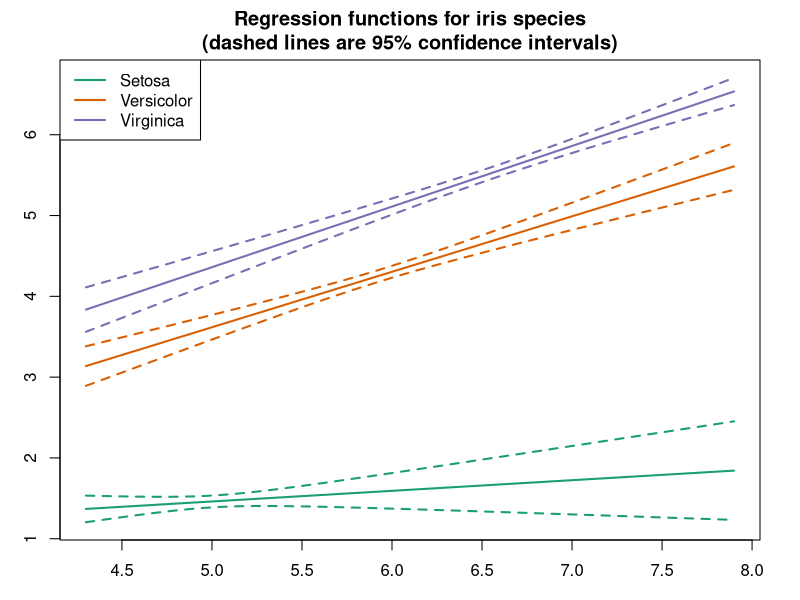

Generate this figure with R:
#######################################################################
#######################################################################
#######################################################################
######                                                           ######
######        STAT0023 Workshop 2: regression and ANOVA          ######
######                                                           ######
######         Analysis of petal lengths in the iris data        ######
######                                                           ######
######  Note: in this script, any command producing useful       ######
######  output has a print() or cat()statement attached, so      ######
######  that the script can be source()d without having to       ######
######  make an additional "clean" copy.                         ######
######                                                           ######
#######################################################################
#######################################################################
#######################################################################
library(RColorBrewer)   # To define some colours later on
##
##  Load the data: you have already studied these in Workshop 1.
##
data(iris)
##
##  Here's a classical one-way ANOVA table to examine 
##  differences in mean petal lengths between species
##
cat("ANOVA table for differences of petal length between species:\n")
cat("============================================================\n")
print(summary(aov(Petal.Length ~ Species, data=iris)))
##
##  To show that the least-squares coefficient estimates in 
##  a linear model (no intercept) are just the sample means 
##  (see the lecture slides / handouts)
##
cat("\nPetal lengths: sample means for each species:\n")
cat("=============================================\n")
print(tapply(iris$Petal.Length, INDEX=iris$Species, FUN=mean))
cat("\nPetal lengths: linear model with no intercept:\n")
cat("==============================================\n")
iris.Model0 <- lm(Petal.Length ~ Species - 1, data=iris)
print(iris.Model0)
##
##  The next command shows how R has defined the dummy variables
##  for this model
##
model.matrix(iris.Model0)
##
##  What if we don't exclude the intercept?
##
iris.Model1 <- lm(Petal.Length ~ Species, data=iris)
cat("Petal lengths: linear model with intercept:\n")
cat("===========================================\n")
print(summary(iris.Model1))
##
##  There's no Setosa coefficient now; but the intercept is 
##  the same as the Setosa coefficient for the previous
##  model. Also, the other coefficients have changed: they
##  now represent the differences between the respective
##  means and the Setosa mean. To check this:
##
coef(iris.Model0)[2]-coef(iris.Model0)[1]
coef(iris.Model0)[3]-coef(iris.Model0)[1]
##
##  The reason for this was explained in the lecture: see
##  the slides / handouts for details. Notice, however, 
##  that the fitted values (i.e. the predictions for each
##  observation) from the two models are identical:
##
all.equal(fitted(iris.Model0), fitted(iris.Model1))
##
##  In iris.Model1 the Setosa species is taken as a 
##  "reference" level, so that the other coefficients
##  measure differences from this one. The p-values
##  in the summary table therefore test the null hypotheses
##  that the mean petal lengths for the other two 
##  species are the same as that for Setosa. This 
##  might not be of much scientific interest (although
##  it is useful in situations like clinical trials, 
##  where people might want to compare one or more
##  new treatments with a "standard" which can
##  be taken as the reference level). Perhaps it  
##  would be more useful to compare the mean petal 
##  lengths for each species with an overall mean 
##  petal length for all iris flowers? This would 
##  enable us to see whether individual species are 
##  larger or smaller than average. The way to do 
##  this is via the "contrasts" argument to the 
##  lm command: "contr.sum" means "ensure that the 
##  coefficients for Species sum to zero".
##
iris.Model2 <- lm(Petal.Length ~ Species, data=iris, 
                  contrasts=list(Species="contr.sum"))
cat("Petal lengths: sum-to-zero constraints:\n")
cat("=======================================\n")
print(summary(iris.Model2))
##
##  The intercept is now 3.758: this is the overall mean
##  petal length for all the iris flowers (check this ...).
##  The next coefficient is rther unhelpfully labelled 
##  "Species 1" and is -2.296. For flowers of this species,
##  the fitted value is therefore 3.758-2.296 = 1.462,
##  which you have seen before ... For flowers of "Species 2",
##  the fitted value is 3.758 + 0.502 = 4.26. You've seen 
##  this before, too. R doesn't give you the coefficient for 
##  Species 3 (Virginica), because the coefficients are
##  constrained to sum to zero: its coefficient is therefore
##  -(-2.296+0.502) = 1.794, and the fitted value for this
##  species is 3.758 + 1.794 = 5.552 (bingo!). 
##
##  As well as the coefficients themselves changing, the 
##  t statistics have changed compared with Model 1. In 
##  this particular case, the p values are still effectively
##  zero; but in general they will be different depending
##  on how the coefficients are constrained. This is 
##  because the coefficients have different interpretations
##  in the two models: in Model1 they represented 
##  differences relative to the Setosa species, whereas
##  in Model2 they represent deviations from an overall
##  mean. The hypotheses being tested are different,  
##  therefore: beware! 
##
##  Of course, if we're going to test hypotheses about 
##  whether the mean petal lengths are equal to the 
##  overall mean then we're basically back to the 
##  one-way ANOVA from line 28 above. Go back to 
##  the output of that command, and make a note of (a) 
##  the F statistic (b) the degrees of freedom. Next,
##  look at the output from summary(iris.Model2) above. 
##  Can you find the same F-statistic and degrees of 
##  freedom there? What about the earlier output from
##  summary(iris.Model1)? 
##
##  Thus: the summary method for an lm object gives you
##  (among other things) the F-statistic for testing the
##  null hypothesis that all of the observations come
##  from the same distribution i.e. that none of the 
##  covariates have any effect. For ANOVA models, this 
##  is the "standard" F-test of no difference between 
##  groups; but the theory can be generalised to 
##  *any* linear model. Essentially, it's a comparison
##  of nested models, where the simpler model contains
##  only an intercept (you might notice that the reported
##  F-statistic in the summary of iris.Model0 is 
##  *different*: this is because that model contains no
##  intercept and R then gets a bit confused about what
##  the "null model" is supposed to be).
##
##  Finally in this exercise, let's illustrate how 
##  to build regression models incorporating both 
##  continuous and factor covariates. For the sake
##  of illustration, we'll look at the relationship
##  between petal length and sepal length.
##
iris.Model3 <- lm(Petal.Length ~ Species + Sepal.Length, data=iris)
cat("Petal lengths vs Species and sepal length:\n")
cat("==========================================\n")
print(summary(iris.Model3))
##
##  Everything looks significant and the residual standard
##  error is very small (0.28cm, compared with the overall
##  standard deviation of petal lengths which is 1.77cm).
##  However, we shouldn't really judge the "significance" of
##  a factor covariate based on the p-values in a summary 
##  table like this, for reasons explained above. We'll 
##  come back to that in a moment. First: it's possible
##  that the slopes of the Sepal Length : Petal Length
##  relationship are different for the three species. If
##  so, the we should include an interaction term in the
##  model. Here goes:
##
iris.Model4 <- update(iris.Model3, . ~ . + Species:Sepal.Length)
cat("Same model with interaction added:\n")
cat("==================================\n")
print(summary(iris.Model4))
##
##  That's interesting! First, how to interpret the 
##  coefficients? As with iris.Model3, the main effect
##  coefficients for Versicolor and Virginica represent
##  differences relative to Setosa. But now we also 
##  have two *additional* coefficients for the interactions.
##  These represent differences in the *slopes* of the 
##  Petal,Length:Sepal.Length relationship for these two
##  species, relative to the slope for Setosa flowers.
##  The fact that these two interaction terms are highly
##  significant suggests that the slopes are indeed different.
##  However, none of the other terms seems significant 
##  any more! You may be tempted to say that they should
##  be removed from the model, therefore. This is incorrect:
##  recall from the lecture that if you include an interaction
##  term in a model then you should almost always include
##  the corresponding main effects as well. What we should 
##  do, therefore, is to carry out a formal comparison of
##  the two models:
##  
cat("Test for common slopes in all species:\n")
cat("======================================\n")
print(anova(iris.Model3,iris.Model4,test="F"))
##
##  The p-value for that test is very small so we can reject
##  the null hypothesis that the data were generated from the
##  simpler of the two models. This provides evidence that the 
##  slope of the relationship does indeed vary between species. 
##  For completeness we should really do the usual diagnostics 
##  by plotting the model, but to save time here we'll just 
##  plot the fitted regression lines for the three species
##  with confidence intervals. This gives an opportunity
##  to see again how the predict() command works for lm
##  objects. Start by creating a data frame with values of the
##  covariates: for each species, make a grid of sepal lengths
##  covering the range of values in the dataset.
##
SepLength.grid <- 
  seq(min(iris$Sepal.Length),max(iris$Sepal.Length),length.out=50)
new.data <- data.frame(Species=rep(levels(iris$Species),each=50),
                       Sepal.Length=rep(SepLength.grid,3))
##
##  Next command shows what this new data frame looks like
##
head(new.data)
##
##  Now, do the prediction, with confidence intervals for the 
##  predicted values - and look at the result.
##
PetLength.preds <- 
  predict(iris.Model4,newdata = new.data,interval="confidence")
head(PetLength.preds)
##
##  You can see that for each row of new.data we get a fitted
##  value (i.e. a prediction) along with a lower and upper 
##  confidence limit for that fitted value. The first 50 rows 
##  are for Setosa, the second 50 rows for Versicolor and 
##  the final 50 for Virginica (because this is how the
##  new.data object was set up). So: set up a color scale
##  as in Workshop 1, then plot the predictions and confidence
##  limits for each species separately. Need to ensure that
##  the plotting limits will accommodate the confidence
##  intervals for each species.
##
plot.colours <- brewer.pal(3,"Dark2") # Same as in Workshop 1
plot.limits <- c(min(PetLength.preds[,2]),max(PetLength.preds[,3]))
##
##  Ensure we have a single plot in the graphics window and the 
##  margins are big enough to get the axis labels in, then plot
##  each species separately. 
##
par(mfrow=c(1,1),mar=c(3,3,3,2))
##
##  Setosa
##
plot(SepLength.grid,PetLength.preds[1:50,1],type="l",
     xlab="Sepal Length (cm)",ylab="Petal Length (cm)",
     ylim=plot.limits,col=plot.colours[1],lwd=2,
     main=paste("Regression functions for iris species",
                "(dashed lines are 95% confidence intervals)",sep="\n"))
lines(SepLength.grid,PetLength.preds[1:50,2], # Lower end of CI
      col=plot.colours[1],lty=2,lwd=2)        # 
lines(SepLength.grid,PetLength.preds[1:50,3], # Upper end of CI
      col=plot.colours[1],lty=2,lwd=2)        # 
##
##  Versicolor
##
lines(SepLength.grid,PetLength.preds[51:100,1],
      col=plot.colours[2],lty=1,lwd=2)
lines(SepLength.grid,PetLength.preds[51:100,2],
      col=plot.colours[2],lty=2,lwd=2) 
lines(SepLength.grid,PetLength.preds[51:100,3],
      col=plot.colours[2],lty=2,lwd=2)
##
##  Virginica
##
lines(SepLength.grid,PetLength.preds[101:150,1],
      col=plot.colours[3],lty=1,lwd=2)
lines(SepLength.grid,PetLength.preds[101:150,2],
      col=plot.colours[3],lty=2,lwd=2) 
lines(SepLength.grid,PetLength.preds[101:150,3],
      col=plot.colours[3],lty=2,lwd=2)
legend("topleft",lwd=2,col=plot.colours,
       legend=c("Setosa","Versicolor","Virginica"))
##
##  Notice the difference between the regression slopes for
##  the three species: that's what the interaction is for!
##
##  For ggplot aficionados, the basic ggplot code for 
##  producing a plot *something like* that is very simple:
##
##  ggplot(data=iris,
##          mapping=aes(Sepal.Length,Petal.Length,colour=Species)) +
##  geom_smooth(method="lm", fullrange=TRUE)
##
##  I concede that this is easier than the "basic" version! Note, 
##  however, that ggplot itself fits some linear models internally
##  here - this is computationally inefficient given that we've
##  already stored them as R objects. 
##
##  The final thing we'll illustrate in this script is the 
##  use of *stepwise regression* to try and automatically
##  identify an "optimal" model. NOTE: IN GENERAL, THIS
##  IS NOT RECOMMENDED - THERE IS NO SUBSTITUTE FOR 
##  INTELLIGENT THOUGHT WHEN BUILDING MODELS!!! However,
##  you should at least be aware of its existence. In R,
##  the command is step(), and it works by deleting terms
##  one-by-one from a model where possible and comparing the
##  Akaike Information Criterion (AIC) at each stage. The
##  "best" model, in terms of AIC, is the one with the
##  smallest value (i.e. closest to -infinity, *not* closest
##  to zero!). When R can no longer delete any more terms 
##  without increasing the AIC, it stops and claims that
##  it has found the optimal model. This tool is very 
##  tempting, because it saves you from having to think. It 
##  is therefore worth repeating: IN GENERAL, THIS
##  IS NOT RECOMMENDED - THERE IS NO SUBSTITUTE FOR 
##  INTELLIGENT THOUGHT WHEN BUILDING MODELS!!! You should
##  only use stepwise regression (or other "automatic" 
##  model-building techniques) if it is not feasible to 
##  think carefully about the models that you're building -
##  for example, if you had to build 10000 separate models to 
##  predict the sales of 10000 different products. Anyway,
##  this is how step() works if you ever have to use it:
##
cat("Stepwise regression to see if iris model can be simplified:\n")
cat("===========================================================\n")
print(step(iris.Model4))
##
##  This perhaps isn't a very good example (or perhaps it *is*!).
##  The R output says: the starting model (i.e. iris.Model4) has an 
##  AIC of -396.96; and the only way that this model can be simplified
##  in the first instance is by removing the interaction between 
##  sepal length and species (because until this has been removed,
##  all of the main effects must remain in the model). But if this
##  term is removed, the AIC *increases* to -375.21. R therefore
##  doesn't try any more, and concludes that the original model
##  is the best among those considered. 
##
##  The step() command can also be used to start with a simple
##  model and add terms (rather than starting from a complex 
##  model and deleting terms as we have just done). However, since 
##  you should never use it, it seems pointless to tell you how it's 
##  done :-) 